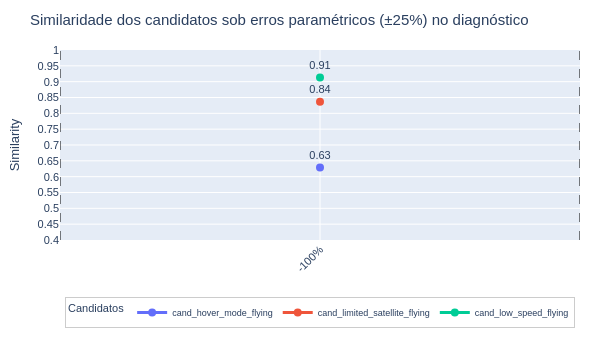

Notebook cell for this chart:
### Code cell
import pandas as pd
import plotly.graph_objects as go

# Ordem dos diagnósticos no eixo X:
diagnosis_order = [
    "diagnosed_minus_100",
    "diagnosed_minus_75",
    "diagnosed_minus_50",
    "diagnosed_minus_25",
    "diagnosed_baseline",
    "diagnosed_plus_25",
    "diagnosed_plus_50",
    "diagnosed_plus_75",
    "diagnosed_plus_100",
]

error_labels = [
    "-100%", "-75%", "-50%", "-25%",
    "0%",
    "+25%", "+50%", "+75%", "+100%",
]

df_pivot = df.pivot(
    index="candidate_name",
    columns="diagnosed_name",
    values="similarity_result"
)

cols_present = [col for col in diagnosis_order if col in df_pivot.columns]
df_pivot = df_pivot[cols_present]

fig = go.Figure()

for cand in df_pivot.index:
    similarity_vals = df_pivot.loc[cand].values
    similarity_texts = [f"{v:.2f}" for v in similarity_vals]

    fig.add_trace(go.Scatter(
        x=df_pivot.columns,
        y=similarity_vals,
        mode='lines+markers+text',   # <- volta com texto
        name=str(cand),
        line=dict(width=3),
        marker=dict(size=8),
        text=similarity_texts,
        textposition="top center",
        textfont=dict(size=11),      # um pouco menor pra não poluir tanto
    ))

baseline_name = "diagnosed_baseline"
if baseline_name in df_pivot.columns:
    baseline_idx = df_pivot.columns.tolist().index(baseline_name)

    fig.add_vline(
        x=baseline_idx - 0.48,
        line_width=1,
        line_dash="dash",
        line_color="black",
        opacity=0.5,
        layer='above'
    )
    fig.add_vline(
        x=baseline_idx + 0.48,
        line_width=1,
        line_dash="dash",
        line_color="black",
        opacity=0.5,
        layer='above'
    )

fig.update_layout(
    title='Similaridade dos candidatos sob erros paramétricos (±25%) no diagnóstico',
    yaxis=dict(
        title='Similarity',
        range=[0.4, 1],
        dtick=0.05
    ),
    xaxis=dict(
        tickangle=-45,
        categoryorder='array',
        categoryarray=df_pivot.columns.tolist(),
        tickvals=df_pivot.columns.tolist(),
        ticktext=error_labels[:len(df_pivot.columns)]
    ),
    width=600,
    height=350,
    legend=dict(
        title="Candidatos",
        orientation="h",
        xanchor="center", x=0.5,
        yanchor="top",    y=-0.30,
        bgcolor="rgba(255,255,255,0.95)",
        bordercolor="#ccc",
        borderwidth=1,
        font=dict(size=9)
    ),
    margin=dict(l=60, r=20, t=50, b=110),
    font=dict(
        family="Arial",
        size=11
    )
)
fig.write_image("rq3.2.pdf")
fig.show()

### Figure 1 — Plotly figure (JSON) as saved in the notebook; plotly's stock layout.template omitted (floating-point values rounded to 4 significant figures)
{"data": [{"line": {"width": 3}, "marker": {"size": 8}, "mode": "lines+markers+text", "name": "cand_hover_mode_flying", "text": ["0.63"], "textfont": {"size": 11}, "textposition": "top center", "type": "scatter", "x": ["diagnosed_baseline"], "y": [0.6286]}, {"line": {"width": 3}, "marker": {"size": 8}, "mode": "lines+markers+text", "name": "cand_limited_satellite_flying", "text": ["0.84"], "textfont": {"size": 11}, "textposition": "top center", "type": "scatter", "x": ["diagnosed_baseline"], "y": [0.8367]}, {"line": {"width": 3}, "marker": {"size": 8}, "mode": "lines+markers+text", "name": "cand_low_speed_flying", "text": ["0.91"], "textfont": {"size": 11}, "textposition": "top center", "type": "scatter", "x": ["diagnosed_baseline"], "y": [0.913]}], "layout": {"font": {"family": "Arial", "size": 11}, "height": 350, "legend": {"bgcolor": "rgba(255,255,255,0.95)", "bordercolor": "#ccc", "borderwidth": 1, "font": {"size": 9}, "orientation": "h", "title": {"text": "Candidatos"}, "x": 0.5, "xanchor": "center", "y": -0.3, "yanchor": "top"}, "margin": {"b": 110, "l": 60, "r": 20, "t": 50}, "shapes": [{"layer": "above", "line": {"color": "black", "dash": "dash", "width": 1}, "opacity": 0.5, "type": "line", "x0": -0.48, "x1": -0.48, "xref": "x", "y0": 0, "y1": 1, "yref": "y domain"}, {"layer": "above", "line": {"color": "black", "dash": "dash", "width": 1}, "opacity": 0.5, "type": "line", "x0": 0.48, "x1": 0.48, "xref": "x", "y0": 0, "y1": 1, "yref": "y domain"}], "title": {"text": "Similaridade dos candidatos sob erros paramétricos (±25%) no diagnóstico"}, "width": 600, "xaxis": {"categoryarray": ["diagnosed_baseline"], "categoryorder": "array", "tickangle": -45, "ticktext": ["-100%"], "tickvals": ["diagnosed_baseline"]}, "yaxis": {"dtick": 0.05, "range": [0.4, 1], "title": {"text": "Similarity"}}}}
